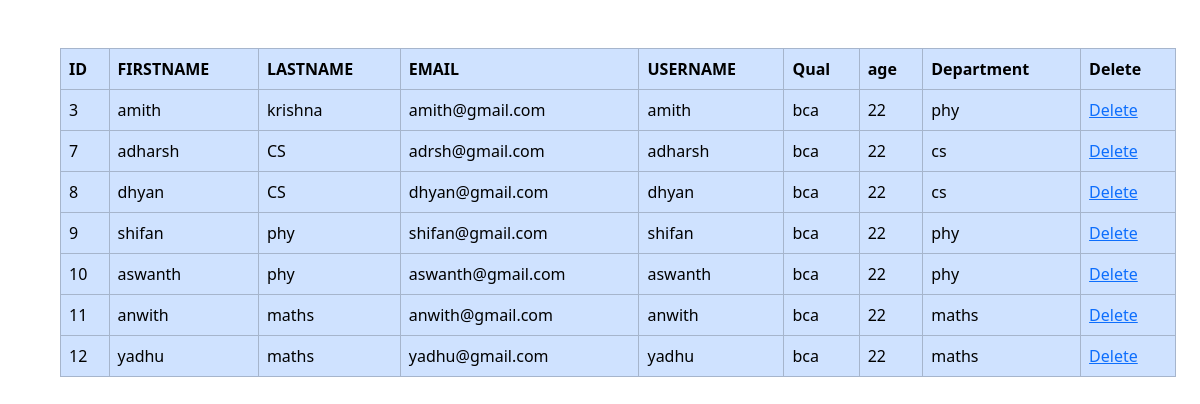
/adtchrview, run on the app's committed database.
### newapp/models.py (models this page shows)
class Teacher(models.Model):
    depid=models.ForeignKey(Department,on_delete=models.CASCADE)
    tid=models.ForeignKey(User,on_delete=models.CASCADE)
    Age=models.IntegerField()
    Address=models.CharField(max_length=100)
    Qualification=models.CharField(max_length=100)

class User(AbstractUser):
    usertype=models.CharField(max_length=50)

class Department(models.Model):
    Dep_Name=models.CharField(max_length=100)

### newapp/views.py (the view)
# urls.py: path('adtchrview',views.adtchrview,name="adtchrview"),
def adtchrview(request):
    x=Teacher.objects.all()
    return render(request,'admintchr.html',{'x':x})

### newapp/templates/admintchr.html (shortened to what this page needs)
<!DOCTYPE html>
<html lang="en">
<head>
    <link href="https://cdn.jsdelivr.net/npm/bootstrap@5.3.3/dist/css/bootstrap.min.css" rel="stylesheet">
</head>
</head>
<body>
    <div class="container m-5">
    <table  class="table table-bordered table-primary">
        <tr>
            <th>ID</th>
            <th>FIRSTNAME</th>
            <th>LASTNAME</th>
            <th>EMAIL</th>
            <th>USERNAME</th>
            <th>Qual</th>
            <th>age</th>
            <th>Department</th>
            <th>Delete</th>
        </tr>
        {% for i in x %}
        <tr>
            <td>{{i.id}}</td>
            <td>{{i.tid.first_name}}</td>
            <td>{{i.tid.last_name}}</td>
            <td>{{i.tid.email}}</td>
            <td>{{i.tid.username}}</td>
            <td>{{i.Qualification}}</td>
            <td>{{i.Age}}</td>
            <td>{{i.depid.Dep_Name}}</td>
            <td><a href="dlttchr/{{i.tid_id}}">Delete</a></td>
        </tr>
        {% endfor %}
    </table>
</div>
</body>
</html>

### data on the page
Teacher: id "3", tid.first_name "amith", tid.last_name "krishna", tid.email "amith@gmail.com", tid.username "amith", Qualification "bca", Age "22", depid.Dep_Name "phy"
Teacher: id "7", tid.first_name "adharsh", tid.last_name "CS", tid.email "adrsh@gmail.com", tid.username "adharsh", Qualification "bca", Age "22", depid.Dep_Name "cs"
Teacher: id "8", tid.first_name "dhyan", tid.last_name "CS", tid.email "dhyan@gmail.com", tid.username "dhyan", Qualification "bca", Age "22", depid.Dep_Name "cs"
Teacher: id "9", tid.first_name "shifan", tid.last_name "phy", tid.email "shifan@gmail.com", tid.username "shifan", Qualification "bca", Age "22", depid.Dep_Name "phy"
Teacher: id "10", tid.first_name "aswanth", tid.last_name "phy", tid.email "aswanth@gmail.com", tid.username "aswanth", Qualification "bca", Age "22", depid.Dep_Name "phy"
Teacher: id "11", tid.first_name "anwith", tid.last_name "maths", tid.email "anwith@gmail.com", tid.username "anwith", Qualification "bca", Age "22", depid.Dep_Name "maths"
Teacher: id "12", tid.first_name "yadhu", tid.last_name "maths", tid.email "yadhu@gmail.com", tid.username "yadhu", Qualification "bca", Age "22", depid.Dep_Name "maths"
